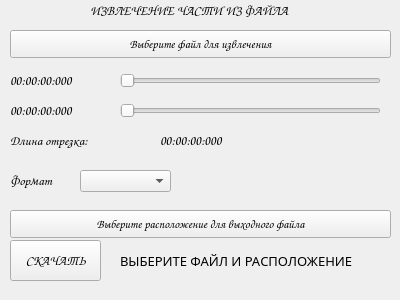
<?xml version="1.0" encoding="UTF-8"?>
<ui version="4.0">
 <class>Form</class>
 <widget class="QWidget" name="Form">
  <property name="geometry">
   <rect>
    <x>0</x>
    <y>0</y>
    <width>400</width>
    <height>300</height>
   </rect>
  </property>
  <property name="windowTitle">
   <string>Form</string>
  </property>
  <widget class="QSlider" name="UpCutPartSlider">
   <property name="geometry">
    <rect>
     <x>120</x>
     <y>70</y>
     <width>261</width>
     <height>22</height>
    </rect>
   </property>
   <property name="orientation">
    <enum>Qt::Horizontal</enum>
   </property>
  </widget>
  <widget class="QSlider" name="DownCutPartSlider">
   <property name="geometry">
    <rect>
     <x>120</x>
     <y>100</y>
     <width>261</width>
     <height>22</height>
    </rect>
   </property>
   <property name="orientation">
    <enum>Qt::Horizontal</enum>
   </property>
  </widget>
  <widget class="QLabel" name="label">
   <property name="geometry">
    <rect>
     <x>90</x>
     <y>0</y>
     <width>341</width>
     <height>21</height>
    </rect>
   </property>
   <property name="font">
    <font>
     <family>Comic Sans MS</family>
     <pointsize>10</pointsize>
    </font>
   </property>
   <property name="text">
    <string>ИЗВЛЕЧЕНИЕ ЧАСТИ ИЗ ФАЙЛА</string>
   </property>
  </widget>
  <widget class="QPushButton" name="FileChoseCutPartButton">
   <property name="geometry">
    <rect>
     <x>10</x>
     <y>30</y>
     <width>381</width>
     <height>28</height>
    </rect>
   </property>
   <property name="font">
    <font>
     <family>Comic Sans MS</family>
    </font>
   </property>
   <property name="text">
    <string>Выберите файл для извлечения</string>
   </property>
  </widget>
  <widget class="QLabel" name="UpTimeCutPartLabel">
   <property name="geometry">
    <rect>
     <x>10</x>
     <y>70</y>
     <width>121</width>
     <height>21</height>
    </rect>
   </property>
   <property name="font">
    <font>
     <family>Comic Sans MS</family>
     <pointsize>10</pointsize>
    </font>
   </property>
   <property name="text">
    <string>00:00:00:000</string>
   </property>
  </widget>
  <widget class="QLabel" name="DownTimeCutPartLabel">
   <property name="geometry">
    <rect>
     <x>10</x>
     <y>100</y>
     <width>111</width>
     <height>21</height>
    </rect>
   </property>
   <property name="font">
    <font>
     <family>Comic Sans MS</family>
     <pointsize>10</pointsize>
    </font>
   </property>
   <property name="text">
    <string>00:00:00:000</string>
   </property>
  </widget>
  <widget class="QLabel" name="abel">
   <property name="geometry">
    <rect>
     <x>10</x>
     <y>130</y>
     <width>191</width>
     <height>21</height>
    </rect>
   </property>
   <property name="font">
    <font>
     <family>Comic Sans MS</family>
     <pointsize>10</pointsize>
    </font>
   </property>
   <property name="text">
    <string>Длина отрезка:</string>
   </property>
  </widget>
  <widget class="QLabel" name="SegmentTimeCutPartLabel">
   <property name="geometry">
    <rect>
     <x>160</x>
     <y>130</y>
     <width>111</width>
     <height>21</height>
    </rect>
   </property>
   <property name="font">
    <font>
     <family>Comic Sans MS</family>
     <pointsize>10</pointsize>
    </font>
   </property>
   <property name="text">
    <string>00:00:00:000</string>
   </property>
  </widget>
  <widget class="QLabel" name="label_6">
   <property name="geometry">
    <rect>
     <x>10</x>
     <y>170</y>
     <width>61</width>
     <height>21</height>
    </rect>
   </property>
   <property name="font">
    <font>
     <family>Comic Sans MS</family>
     <pointsize>10</pointsize>
    </font>
   </property>
   <property name="text">
    <string>Формат</string>
   </property>
  </widget>
  <widget class="QComboBox" name="FormatCutPartComboBox">
   <property name="geometry">
    <rect>
     <x>80</x>
     <y>170</y>
     <width>91</width>
     <height>22</height>
    </rect>
   </property>
  </widget>
  <widget class="QLabel" name="PixmapCutPartLabel">
   <property name="geometry">
    <rect>
     <x>300</x>
     <y>130</y>
     <width>61</width>
     <height>61</height>
    </rect>
   </property>
   <property name="text">
    <string/>
   </property>
  </widget>
  <widget class="QPushButton" name="PathCutPartButton">
   <property name="geometry">
    <rect>
     <x>10</x>
     <y>210</y>
     <width>381</width>
     <height>28</height>
    </rect>
   </property>
   <property name="font">
    <font>
     <family>Comic Sans MS</family>
    </font>
   </property>
   <property name="text">
    <string>Выберите расположение для выходного файла</string>
   </property>
  </widget>
  <widget class="QPushButton" name="CutPartCutPartButton">
   <property name="geometry">
    <rect>
     <x>10</x>
     <y>240</y>
     <width>91</width>
     <height>41</height>
    </rect>
   </property>
   <property name="font">
    <font>
     <family>Comic Sans MS</family>
     <pointsize>10</pointsize>
    </font>
   </property>
   <property name="text">
    <string>СКАЧАТЬ</string>
   </property>
  </widget>
  <widget class="QLabel" name="WarningCutPartLabel">
   <property name="geometry">
    <rect>
     <x>120</x>
     <y>250</y>
     <width>251</width>
     <height>21</height>
    </rect>
   </property>
   <property name="font">
    <font>
     <family>Impact</family>
     <pointsize>10</pointsize>
    </font>
   </property>
   <property name="text">
    <string>ВЫБЕРИТЕ ФАЙЛ И РАСПОЛОЖЕНИЕ</string>
   </property>
  </widget>
 </widget>
 <resources/>
 <connections/>
</ui>
